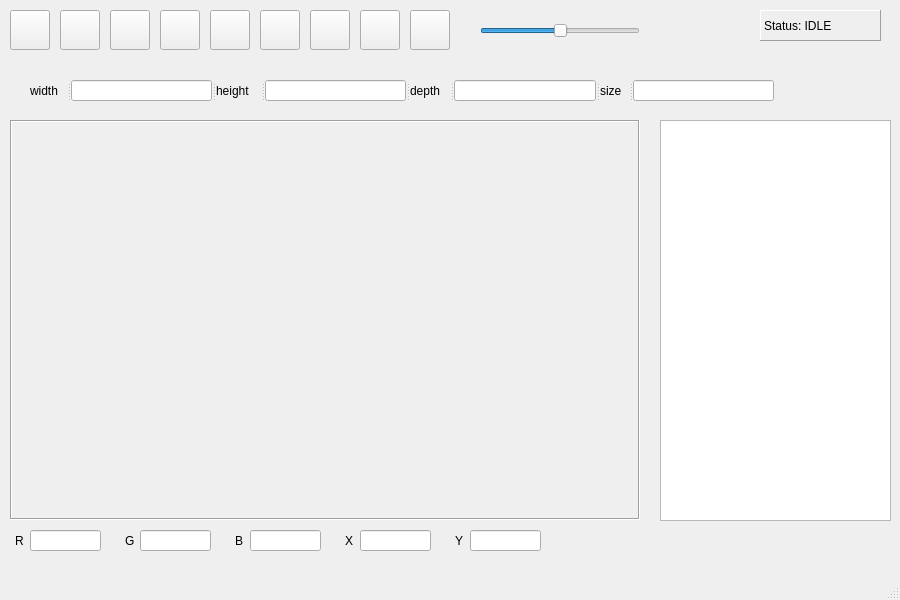
<?xml version="1.0" encoding="UTF-8"?>
<ui version="4.0">
 <class>MainWindow</class>
 <widget class="QMainWindow" name="MainWindow">
  <property name="geometry">
   <rect>
    <x>0</x>
    <y>0</y>
    <width>900</width>
    <height>600</height>
   </rect>
  </property>
  <property name="windowTitle">
   <string>MainWindow</string>
  </property>
  <property name="whatsThis">
   <string/>
  </property>
  <widget class="QWidget" name="centralwidget">
   <widget class="QLabel" name="message_label">
    <property name="geometry">
     <rect>
      <x>760</x>
      <y>10</y>
      <width>121</width>
      <height>31</height>
     </rect>
    </property>
    <property name="frameShape">
     <enum>QFrame::Panel</enum>
    </property>
    <property name="frameShadow">
     <enum>QFrame::Raised</enum>
    </property>
    <property name="text">
     <string>Status: IDLE</string>
    </property>
   </widget>
   <widget class="QLabel" name="count">
    <property name="geometry">
     <rect>
      <x>110</x>
      <y>190</y>
      <width>53</width>
      <height>16</height>
     </rect>
    </property>
    <property name="text">
     <string/>
    </property>
   </widget>
   <widget class="QLabel" name="label_image">
    <property name="geometry">
     <rect>
      <x>10</x>
      <y>120</y>
      <width>630</width>
      <height>400</height>
     </rect>
    </property>
    <property name="frameShape">
     <enum>QFrame::Box</enum>
    </property>
    <property name="frameShadow">
     <enum>QFrame::Sunken</enum>
    </property>
    <property name="text">
     <string/>
    </property>
   </widget>
   <widget class="QSplitter" name="splitter">
    <property name="geometry">
     <rect>
      <x>30</x>
      <y>80</y>
      <width>744</width>
      <height>21</height>
     </rect>
    </property>
    <property name="orientation">
     <enum>Qt::Horizontal</enum>
    </property>
    <widget class="QLabel" name="label">
     <property name="text">
      <string>width</string>
     </property>
    </widget>
    <widget class="QLineEdit" name="line_width"/>
    <widget class="QLabel" name="label_2">
     <property name="text">
      <string>height</string>
     </property>
    </widget>
    <widget class="QLineEdit" name="line_height"/>
    <widget class="QLabel" name="label_3">
     <property name="text">
      <string>depth</string>
     </property>
    </widget>
    <widget class="QLineEdit" name="line_depth"/>
    <widget class="QLabel" name="label_4">
     <property name="text">
      <string>size</string>
     </property>
    </widget>
    <widget class="QLineEdit" name="line_size"/>
   </widget>
   <widget class="QPushButton" name="EyeDropper_button">
    <property name="geometry">
     <rect>
      <x>210</x>
      <y>10</y>
      <width>40</width>
      <height>40</height>
     </rect>
    </property>
    <property name="toolTip">
     <string>取色器</string>
    </property>
    <property name="text">
     <string/>
    </property>
    <property name="icon">
     <iconset resource="resources.qrc">
      <normaloff>:/new/prefix1/resources/Eyedropper.svg</normaloff>
      <normalon>:/new/prefix1/resources/Eyedropper.svg</normalon>:/new/prefix1/resources/Eyedropper.svg</iconset>
    </property>
    <property name="checkable">
     <bool>true</bool>
    </property>
   </widget>
   <widget class="QPushButton" name="Flip_h_button">
    <property name="geometry">
     <rect>
      <x>110</x>
      <y>10</y>
      <width>40</width>
      <height>40</height>
     </rect>
    </property>
    <property name="toolTip">
     <string>水平镜像</string>
    </property>
    <property name="whatsThis">
     <string/>
    </property>
    <property name="text">
     <string/>
    </property>
    <property name="icon">
     <iconset resource="resources.qrc">
      <normaloff>:/new/prefix1/resources/h_mirror.svg</normaloff>:/new/prefix1/resources/h_mirror.svg</iconset>
    </property>
    <property name="iconSize">
     <size>
      <width>20</width>
      <height>20</height>
     </size>
    </property>
   </widget>
   <widget class="QPushButton" name="Flip_v_button">
    <property name="geometry">
     <rect>
      <x>160</x>
      <y>10</y>
      <width>40</width>
      <height>40</height>
     </rect>
    </property>
    <property name="toolTip">
     <string>垂直镜像</string>
    </property>
    <property name="whatsThis">
     <string/>
    </property>
    <property name="text">
     <string/>
    </property>
    <property name="icon">
     <iconset resource="resources.qrc">
      <normaloff>:/new/prefix1/resources/v_mirror.svg</normaloff>:/new/prefix1/resources/v_mirror.svg</iconset>
    </property>
    <property name="iconSize">
     <size>
      <width>20</width>
      <height>20</height>
     </size>
    </property>
   </widget>
   <widget class="QPushButton" name="Save_button">
    <property name="geometry">
     <rect>
      <x>10</x>
      <y>10</y>
      <width>40</width>
      <height>40</height>
     </rect>
    </property>
    <property name="toolTip">
     <string>保存</string>
    </property>
    <property name="whatsThis">
     <string/>
    </property>
    <property name="text">
     <string/>
    </property>
    <property name="icon">
     <iconset resource="resources.qrc">
      <normaloff>:/new/prefix1/resources/save.svg</normaloff>:/new/prefix1/resources/save.svg</iconset>
    </property>
    <property name="iconSize">
     <size>
      <width>20</width>
      <height>20</height>
     </size>
    </property>
   </widget>
   <widget class="QTextEdit" name="debugEdit">
    <property name="geometry">
     <rect>
      <x>660</x>
      <y>120</y>
      <width>231</width>
      <height>401</height>
     </rect>
    </property>
   </widget>
   <widget class="QLineEdit" name="R_edit">
    <property name="geometry">
     <rect>
      <x>30</x>
      <y>530</y>
      <width>71</width>
      <height>21</height>
     </rect>
    </property>
   </widget>
   <widget class="QLabel" name="label_6">
    <property name="geometry">
     <rect>
      <x>125</x>
      <y>530</y>
      <width>9</width>
      <height>21</height>
     </rect>
    </property>
    <property name="text">
     <string>G</string>
    </property>
   </widget>
   <widget class="QLabel" name="label_7">
    <property name="geometry">
     <rect>
      <x>235</x>
      <y>530</y>
      <width>8</width>
      <height>21</height>
     </rect>
    </property>
    <property name="text">
     <string>B</string>
    </property>
   </widget>
   <widget class="QLabel" name="label_5">
    <property name="geometry">
     <rect>
      <x>15</x>
      <y>530</y>
      <width>8</width>
      <height>21</height>
     </rect>
    </property>
    <property name="text">
     <string>R</string>
    </property>
   </widget>
   <widget class="QLabel" name="label_9">
    <property name="geometry">
     <rect>
      <x>345</x>
      <y>530</y>
      <width>8</width>
      <height>21</height>
     </rect>
    </property>
    <property name="text">
     <string>X</string>
    </property>
   </widget>
   <widget class="QLabel" name="label_10">
    <property name="geometry">
     <rect>
      <x>455</x>
      <y>530</y>
      <width>8</width>
      <height>21</height>
     </rect>
    </property>
    <property name="text">
     <string>Y</string>
    </property>
   </widget>
   <widget class="QLineEdit" name="G_edit">
    <property name="geometry">
     <rect>
      <x>140</x>
      <y>530</y>
      <width>71</width>
      <height>21</height>
     </rect>
    </property>
   </widget>
   <widget class="QLineEdit" name="B_edit">
    <property name="geometry">
     <rect>
      <x>250</x>
      <y>530</y>
      <width>71</width>
      <height>21</height>
     </rect>
    </property>
   </widget>
   <widget class="QLineEdit" name="X_edit">
    <property name="geometry">
     <rect>
      <x>360</x>
      <y>530</y>
      <width>71</width>
      <height>21</height>
     </rect>
    </property>
   </widget>
   <widget class="QLineEdit" name="Y_edit">
    <property name="geometry">
     <rect>
      <x>470</x>
      <y>530</y>
      <width>71</width>
      <height>21</height>
     </rect>
    </property>
   </widget>
   <widget class="QPushButton" name="Larger_button">
    <property name="geometry">
     <rect>
      <x>260</x>
      <y>10</y>
      <width>40</width>
      <height>40</height>
     </rect>
    </property>
    <property name="toolTip">
     <string>放大</string>
    </property>
    <property name="text">
     <string/>
    </property>
    <property name="icon">
     <iconset resource="resources.qrc">
      <normaloff>:/new/prefix1/resources/larger.svg</normaloff>
      <normalon>:/new/prefix1/resources/Eyedropper.svg</normalon>:/new/prefix1/resources/larger.svg</iconset>
    </property>
    <property name="checkable">
     <bool>false</bool>
    </property>
   </widget>
   <widget class="QPushButton" name="Smaller_button">
    <property name="geometry">
     <rect>
      <x>310</x>
      <y>10</y>
      <width>40</width>
      <height>40</height>
     </rect>
    </property>
    <property name="toolTip">
     <string>缩小</string>
    </property>
    <property name="text">
     <string/>
    </property>
    <property name="icon">
     <iconset resource="resources.qrc">
      <normaloff>:/new/prefix1/resources/smaller.svg</normaloff>
      <normalon>:/new/prefix1/resources/Eyedropper.svg</normalon>:/new/prefix1/resources/smaller.svg</iconset>
    </property>
    <property name="checkable">
     <bool>false</bool>
    </property>
   </widget>
   <widget class="QPushButton" name="Rotate_button">
    <property name="geometry">
     <rect>
      <x>360</x>
      <y>10</y>
      <width>40</width>
      <height>40</height>
     </rect>
    </property>
    <property name="toolTip">
     <string>旋转</string>
    </property>
    <property name="text">
     <string/>
    </property>
    <property name="icon">
     <iconset resource="resources.qrc">
      <normaloff>:/new/prefix1/resources/rotate.svg</normaloff>:/new/prefix1/resources/rotate.svg</iconset>
    </property>
    <property name="iconSize">
     <size>
      <width>22</width>
      <height>22</height>
     </size>
    </property>
    <property name="checkable">
     <bool>true</bool>
    </property>
   </widget>
   <widget class="QPushButton" name="Roi_button">
    <property name="geometry">
     <rect>
      <x>410</x>
      <y>10</y>
      <width>40</width>
      <height>40</height>
     </rect>
    </property>
    <property name="toolTip">
     <string>裁剪</string>
    </property>
    <property name="text">
     <string/>
    </property>
    <property name="icon">
     <iconset resource="resources.qrc">
      <normaloff>:/new/prefix1/resources/roi.svg</normaloff>:/new/prefix1/resources/roi.svg</iconset>
    </property>
    <property name="iconSize">
     <size>
      <width>18</width>
      <height>18</height>
     </size>
    </property>
    <property name="checkable">
     <bool>true</bool>
    </property>
   </widget>
   <widget class="QSlider" name="horizontalSlider">
    <property name="enabled">
     <bool>true</bool>
    </property>
    <property name="geometry">
     <rect>
      <x>480</x>
      <y>20</y>
      <width>160</width>
      <height>22</height>
     </rect>
    </property>
    <property name="minimum">
     <number>0</number>
    </property>
    <property name="maximum">
     <number>360</number>
    </property>
    <property name="value">
     <number>180</number>
    </property>
    <property name="orientation">
     <enum>Qt::Horizontal</enum>
    </property>
   </widget>
   <widget class="QLabel" name="Slide_label">
    <property name="geometry">
     <rect>
      <x>600</x>
      <y>20</y>
      <width>53</width>
      <height>16</height>
     </rect>
    </property>
    <property name="text">
     <string/>
    </property>
   </widget>
   <widget class="QPushButton" name="Recall_button">
    <property name="geometry">
     <rect>
      <x>60</x>
      <y>10</y>
      <width>40</width>
      <height>40</height>
     </rect>
    </property>
    <property name="toolTip">
     <string>恢复原图</string>
    </property>
    <property name="whatsThis">
     <string/>
    </property>
    <property name="text">
     <string/>
    </property>
    <property name="icon">
     <iconset resource="resources.qrc">
      <normaloff>:/new/prefix1/resources/recall.svg</normaloff>:/new/prefix1/resources/recall.svg</iconset>
    </property>
    <property name="iconSize">
     <size>
      <width>20</width>
      <height>20</height>
     </size>
    </property>
   </widget>
  </widget>
  <widget class="QMenuBar" name="menubar">
   <property name="geometry">
    <rect>
     <x>0</x>
     <y>0</y>
     <width>900</width>
     <height>22</height>
    </rect>
   </property>
  </widget>
  <widget class="QStatusBar" name="statusbar"/>
 </widget>
 <resources>
  <include location="resources.qrc"/>
 </resources>
 <connections/>
</ui>
